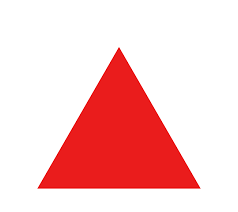
#> input picture Imgs/triangle.png, 238 x 212 px, found by its file name
$ python Histogram_Computation.py
#> lines starting #> are read from the running program, lines starting #| are printed output that depends on the picture
import cv2
import matplotlib.pyplot as plt

# Load image in grayscale
img = cv2.imread('Imgs/triangle.png', cv2.IMREAD_GRAYSCALE)
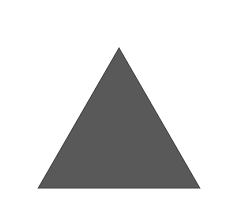
#> img: shape (212, 238); min 69, max 255, mean 216.8

# Calculate histogram
hist = cv2.calcHist([img], [0], None, [256], [0, 256])
#> hist = 256 values, max 38684 at index 255, min 0 at index 0, mean 197.1

# Plot histogram
plt.plot(hist)
plt.title('Grayscale Histogram')
plt.xlabel('Pixel value')
plt.ylabel('Frequency')
plt.show()
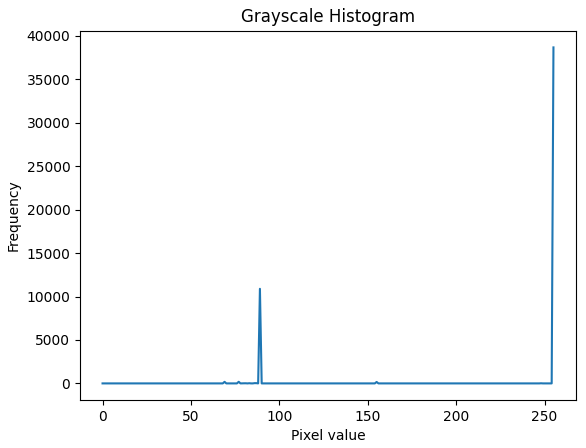
#> figure drawn by matplotlib, 1 panel; curve peaks at x = 255, y = 38684

$ run again, with Imgs/Circle1.png copied over Imgs/triangle.png
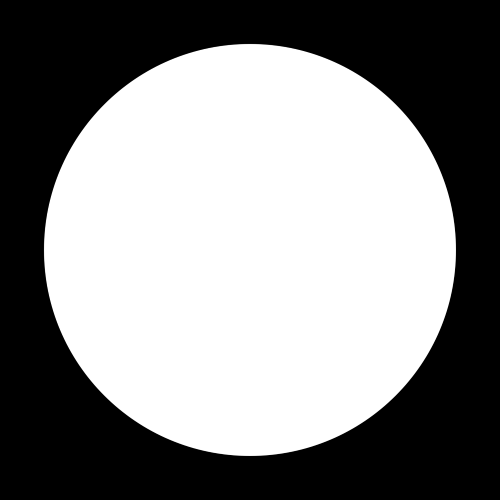
#> input picture Imgs/Circle1.png, 500 x 500 px, found by its file name
#> img is the input picture: shape (500, 500); min 0, max 255, mean 136
#> hist = 256 values, max 132451 at index 255, min 0 at index 47, mean 976.6
#> `plt.show()`:
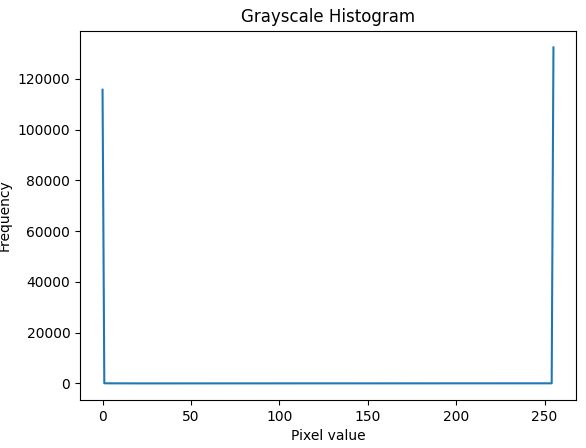
#> figure drawn by matplotlib, 1 panel; curve peaks at x = 255, y = 132451
